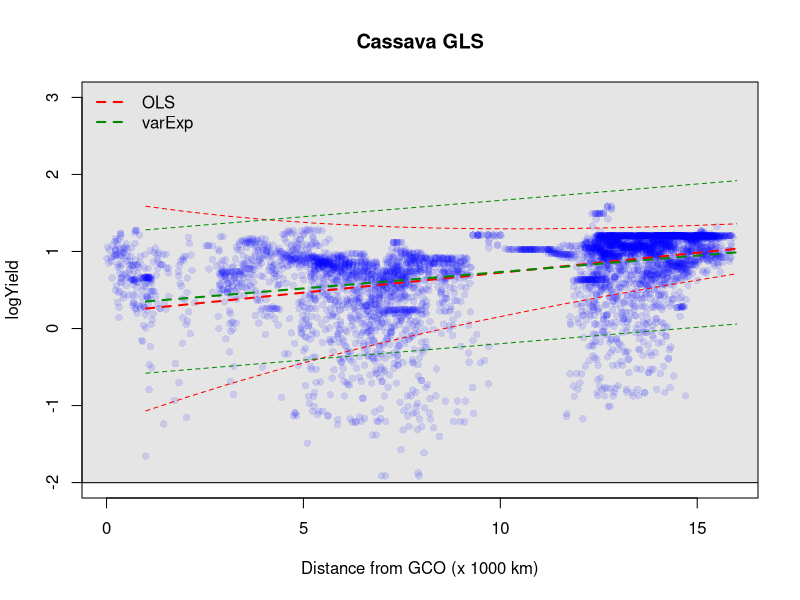
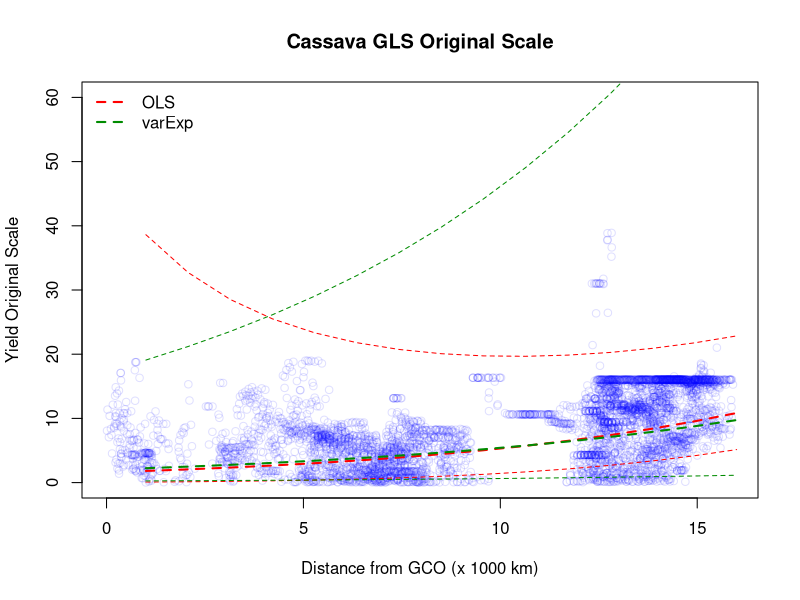
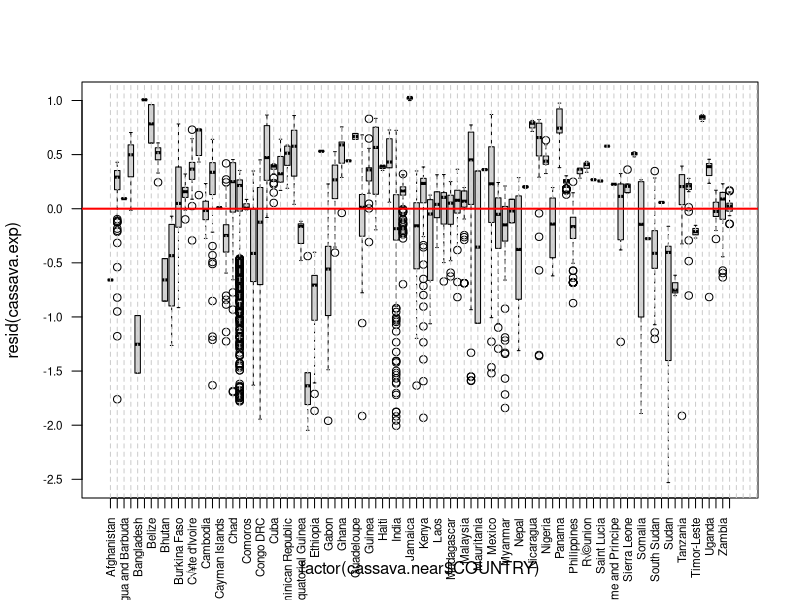
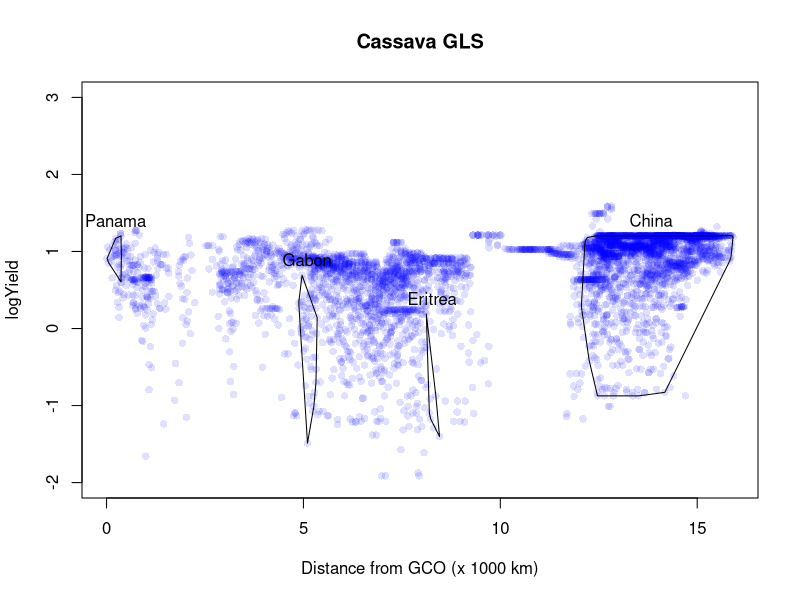

Write R code to recreate these figures, in order.

library(nlme)

cassava.near<-read.csv(file = "Near_Coded/Cassava_Near.csv", header=T)
cassava.near$logYield<-log10(cassava.near$mean_cassa)

cassava.near$rescale_ND <- cassava.near$NEAR_DIST/(1000*1000) # rescaled the distance variables to 1000s of km (assuming it was originally in metres). Avoids tiny parameters downstream


# regular OLS no variance structure
cassava.ols <- gls(logYield ~ rescale_ND, data = cassava.near)

#When adding the variance structure you can specify the relevant covariate.
#I think if you leave it out it just assumes that you want to model the variance as a funciton of fitted(),
#which, in the case of a single predictor probably works out to be the same thing
#but better to be explicit I think


# varFixed (variance changes linearly with X)
cassava.fixed <- update(cassava.ols, .~., weights = varFixed(~rescale_ND))

# varPower (variance changes as a power function with X)
cassava.power <- update(cassava.ols, . ~ ., weights = varPower(form = ~rescale_ND))

# varExp (variance changes as an exponential function of x)
cassava.exp <- update(cassava.ols, . ~., weights = varExp(form = ~ rescale_ND)) # error

# varConstPower (constant plus a power function of X (useful if X includes 0))

cassava.ConstPower <- update(cassava.ols, . ~., weights = varConstPower(form = ~ rescale_ND))

# compare all models by AIC
AIC(cassava.ols, cassava.fixed, cassava.power, cassava.ConstPower, cassava.exp)

#varExp model wins in this case
summary(cassava.exp)

# some old school predict and plot to visualize the fits
newx <- seq(1,16, length.out = 15)
newy <- predict(cassava.exp, newdata = data.frame(rescale_ND =newx))


# very lame hack to get grey background  <embarassed emoji>
plot.new()
polygon(c(-min(cassava.near[,1])^2,-min(cassava.near[,1])^2,max(cassava.near[,1])^2,max(cassava.near[,1])^2),c(-min(cassava.near[,2])^2,max(cassava.near[,2])^2,max(cassava.near[,2])^2,-min(cassava.near[,2])^2), col="gray90")
par(new=T)
#####

plot(logYield ~ rescale_ND, cassava.near, ylim = c(-2,3), pch = 16, col = "#0000FF20",
     main = "Cassava GLS",
     xlab = "Distance from GCO (x 1000 km)")
lines(newy ~ newx, col = "red", lwd = 2, lty = 2)

# predicted sigmas
# the formula here will be different depending on which varStruct you use
# see Chapter 3 of Zuur Mixed Effects Models and Extensions for Ecology in R for explanation
sds <- cassava.exp$sigma * exp(2*newx*attr(cassava.exp$apVar, "Pars")[1])

# plotting 1.98*estimated sd of variation, to give a kind of 95% psuedo-prediction interval
lines(newy + 1.98*sds ~ newx, col = "red", lty =2)
lines(newy - 1.98*sds ~ newx, col = "red", lty =2)

# add the homogeneous variance model for comparison
newy.ols <- predict(cassava.ols, newdata = data.frame(rescale_ND =newx))
sds.ols <- cassava.ols$sigma

lines(newy.ols ~ newx, col = "green4", lwd = 2, lty = 2)
lines(newy.ols + 1.98*sds.ols ~ newx, col = "green4", lty =2)
lines(newy.ols - 1.98*sds.ols ~ newx, col = "green4", lty =2)

legend("topleft", legend = c("OLS", "varExp"), lty = 2, lwd = 2, col=c("red", "green4"), bty ="n")

## on the original scale
plot(mean_cassa ~ rescale_ND, data = cassava.near, ylab = "Yield Original Scale",xlab = "Distance from GCO (x 1000 km)",
     ylim = c(0,60),
     main = "Cassava GLS Original Scale",
     col = "#0000FF20")
lines(10^(newy) ~ newx, col = "red", lwd = 2, lty = 2)
lines(10^(newy +1.98*sds) ~ newx, col = "red", lty =2)
lines(10^(newy - 1.98*sds) ~ newx, col = "red", lty =2)

lines(10^(newy.ols) ~ newx, col = "green4", lwd = 2, lty = 2)
lines(10^(newy.ols + 1.98*sds.ols) ~ newx, col = "green4", lty =2)
lines(10^(newy.ols - 1.98*sds.ols) ~ newx, col = "green4", lty =2)
legend("topleft", legend = c("OLS", "varExp"), lty = 2, lwd = 2, col=c("red", "green4"), bty ="n")

########################################
########################################
# Some other ideas I had while looking at this data

## any pattern in residuals by country?


plot(resid(cassava.exp) ~ factor(cassava.near$COUNTRY), las = 2, cex.axis = 0.7)
abline(h= 0, col = "red", lwd =2)
abline(v = 1:100, col = "gray80", lty = 2)

## Can we identify some countries on the original plot?

# make a quick function to speed things up
country_hull <- function(countryname){
  sub <- cassava.near[cassava.near$COUNTRY == countryname,]
  pts <- with(sub, chull(rescale_ND, logYield))
  pts <- c(pts,pts[1])
  lines(sub[,c("rescale_ND","logYield")][pts,])
  text(x = mean(sub$rescale_ND), y = max(sub$logYield)+0.2,labels = countryname) 
}

#redraw the plot from above
plot(logYield ~ rescale_ND, cassava.near, ylim = c(-2,3), pch = 16, col = "#0000FF20",
     main = "Cassava GLS",
     xlab = "Distance from GCO (x 1000 km)")

# add some countries!
country_hull("Panama")
country_hull("China")
country_hull("Gabon")
country_hull("Eritrea")

# OK. this is maybe not so useful, but it helped me think about/investigate
# whether the unexplained variation is related  to some kind of country-level factors


